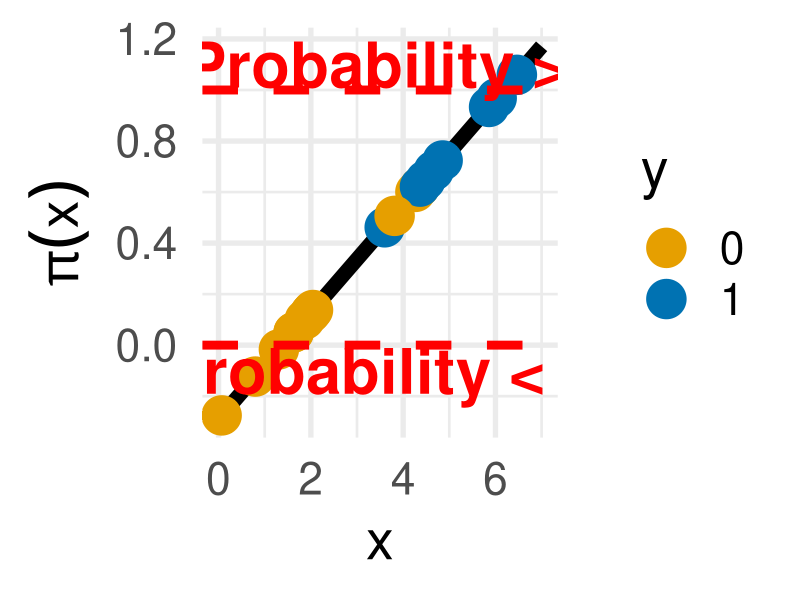
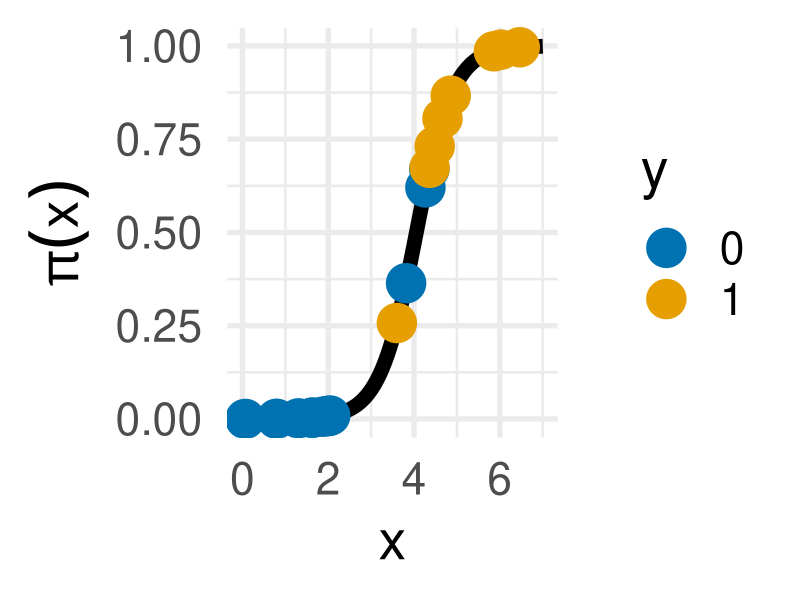
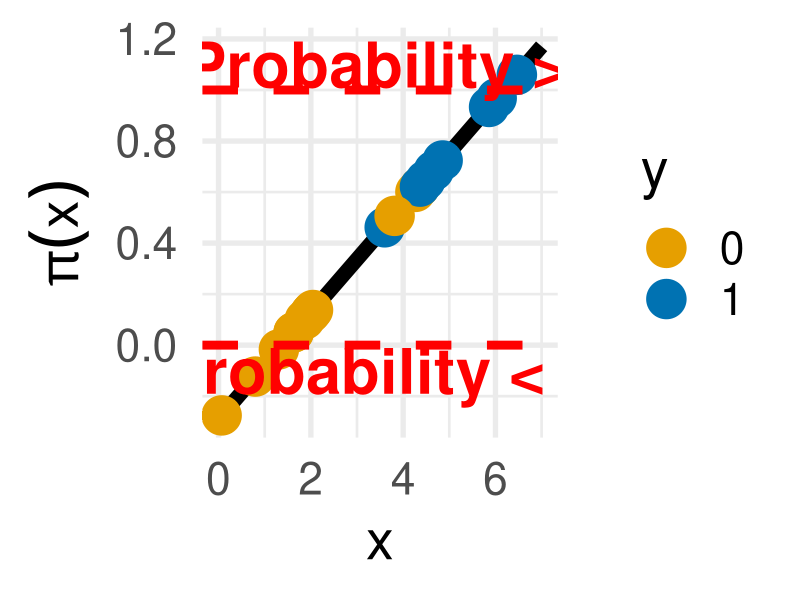
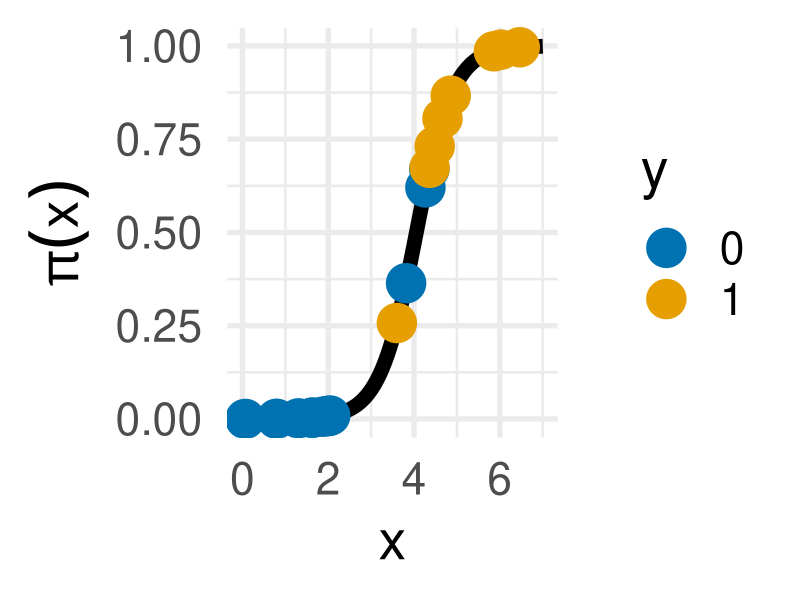

Here is the R script that generated these plots, in order:
# here we want to plot how some datapoints are predicted (x -> pi(x)),
# first by a naive linear models (to motivate the logistic regression)
# then by a logistic regression model

library(ggplot2)
library(knitr)

# common settings
set.seed(1234)
plot_width <- 20
plot_height <- 10
plot_dpi <- 300
line_size <- 5
base_size <- 40
point_size <- 13

# DATA -------------------------------------------------------------------------
# Generate data for logistic and linear models
n <- 20
x <- runif(n, min = 0, max = 7)
y <- x + rnorm(n) > 3.5
df <- data.frame(x = x, y = as.factor(as.numeric(y)))

x_seq <- seq(0, 7, by = 0.01)
dfn <- data.frame(x = x_seq)

# MODELS -----------------------------------------------------------------------
# Fit a linear model to showcase the issue
model_linear <- lm(as.numeric(y) - 1 ~ x, data = df)
df$prob_linear <- predict(model_linear)
dfn$prob_linear <- predict(model_linear, newdata = dfn)

# a logistic model that fixes this issue
model_logistic <- glm(y ~ x, family = binomial(link = "logit"), data = df)
df$prob_logistic <- predict(model_logistic, type = "response")
df$score_logistic <- predict(model_logistic)
dfn$prob_logistic <- predict(model_logistic, newdata = dfn, type = "response")
dfn$score_logistic <- predict(model_logistic, newdata = dfn)

# PLOTS -------------------------------------------------------------------------
# fitted linear model plot
p_linear <- ggplot(df, aes(x = x)) +
  geom_line(data = dfn, aes(y = prob_linear), color = "black", size = line_size) +
  geom_point(aes(y = prob_linear, color = y), size = point_size) +
  scale_color_manual(values = c("0" = "#E69F00", "1" = "#0072B2"), name = "y") +
  geom_hline(yintercept = 0, linetype = "dashed", color = "red", size = line_size - 2) +
  geom_hline(yintercept = 1, linetype = "dashed", color = "red", size = line_size - 2) +
  xlab("x") + ylab(expression(pi(x))) +
  theme_minimal(base_size = base_size) +
  theme(
    plot.title = element_text(hjust = 0.5, size = 40),
    plot.margin = margin(20, 20, 20, 20)
  ) +
  annotate("text", x = 4, y = 1.1, label = "Probability > 1", color = "red", size = 16, fontface = "bold") +
  annotate("text", x = 3.5, y = -0.1, label = "Probability < 0", color = "red", size = 16, fontface = "bold")
p_linear

# logistic regression plot
p_logistic <- ggplot() + 
  geom_line(data = dfn, aes(x = x, y = prob_logistic), size = line_size, color = "black") +
  geom_point(data = df, aes(x = x, y = prob_logistic, colour = y), size = point_size) +
  xlab("x") + ylab(expression(pi(x))) +
  scale_color_manual(values = c("#0072B2", "#E69F00")) +
  theme_minimal(base_size = base_size)
p_logistic

# save the plots
ggsave("../figure/preds_with_probs-linear.png", plot = p_linear, width = plot_width, height = plot_height, dpi = plot_dpi)
ggsave("../figure/preds_with_probs-logistic.png", plot = p_logistic, width = plot_width, height = plot_height, dpi = plot_dpi)
